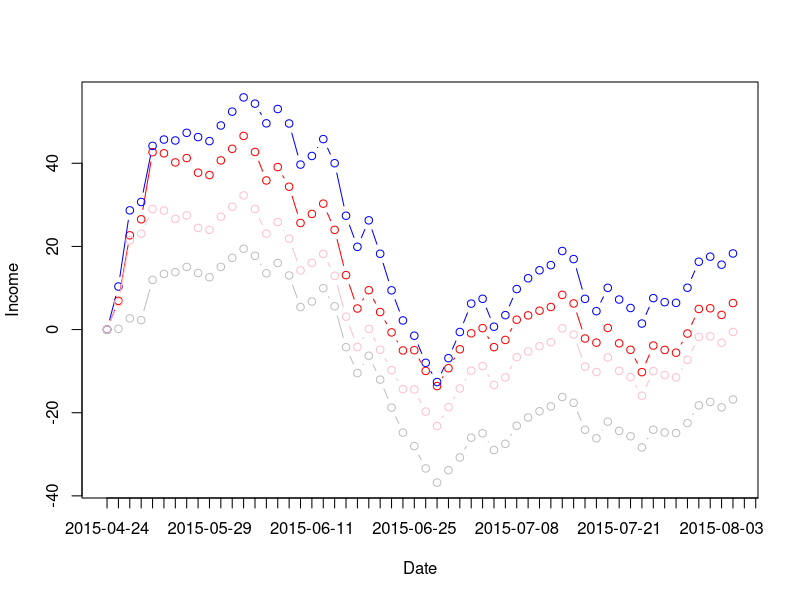

Write the R code that produced this figure.
i100 <- read.table("i100.csv", sep=',', header=TRUE, stringsAsFactors=FALSE)
i100$Date <- as.Date(i100$Date, "%Y/%m/%d")
i100 <- i100[order(i100$Date),]
i100 <- na.omit(i100)

tj100 <- read.table("tj100.csv", sep=',', header=TRUE, stringsAsFactors=FALSE)
tj100$Date <- as.Date(tj100$Date, "%Y-%m-%d")
tj100 <- tj100[order(tj100$Date),]
tj100 <- na.omit(tj100)

cmp_df <- merge(i100, tj100, by='Date')

start <- 1
cmp_df$i100_index_income <- (cmp_df$Close.x / cmp_df[start, 'Close.x'] - 1) * 100
cmp_df$i100_fund_income <- (cmp_df$Net.x /cmp_df[start, 'Net.x'] - 1) * 100
cmp_df$tj100_index_income <- (cmp_df$Close.y / cmp_df[start, 'Close.y'] - 1) * 100
cmp_df$tj100_fund_income <- (cmp_df$Net.y / cmp_df[start, 'Net.y'] - 1) * 100

max4p <- max(cmp_df$i100_index_income, cmp_df$i100_fund_income, cmp_df$tj100_index_income, cmp_df$tj100_fund_income)
min4p <- min(cmp_df$i100_index_income, cmp_df$i100_fund_income, cmp_df$tj100_index_income, cmp_df$tj100_fund_income)

plot(cmp_df$i100_index_income, type='b', col='red', xaxt='n', xlab='Date', ylab='Income', ylim=c(min4p, max4p))
lines(cmp_df$tj100_index_income, type='b', col='blue')
lines(cmp_df$i100_fund_income, type='b', col='pink')
lines(cmp_df$tj100_fund_income, type='b', col='grey')
axis(1, 1:length(i100$Date), labels=i100$Date)
